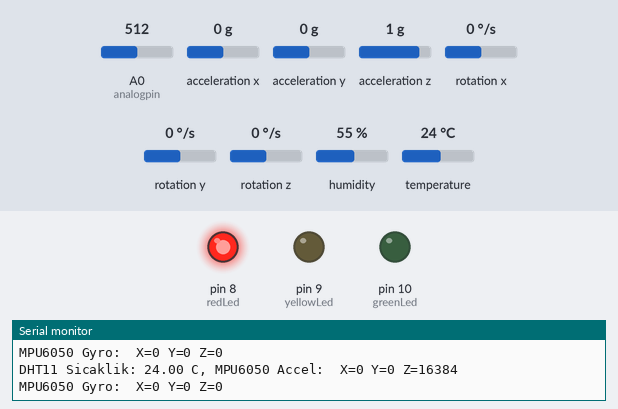
The sketch below on a simulated Arduino Uno, built with avr-gcc and run on an emulated ATmega328P. Shown: output pins drawn as LEDs (lit = HIGH), the last lines printed to the serial monitor. Inputs (shaded band) come from the test bench; at power-on: temperature 24 °C, A0 (analogpin) = 512, acceleration x 0 g, acceleration y 0 g, acceleration z 1 g, rotation x 0 °/s, rotation y 0 °/s, rotation z 0 °/s, humidity 55 %.

Above: at 1.2 s.
1.3 s: temperature set to 26 °C
At 3.2 s:
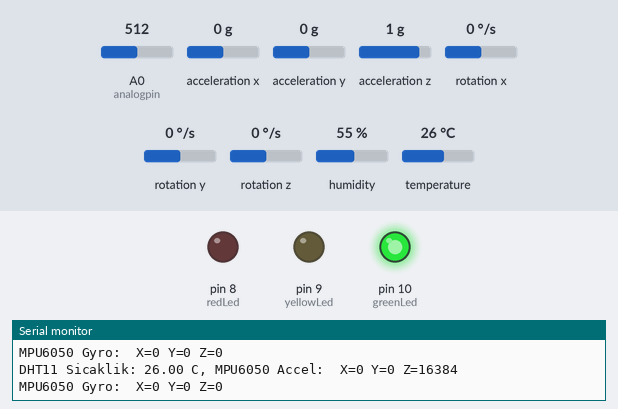
3.8 s: temperature set to 29 °C
5.7 s: temperature set to 32 °C
At 7.6 s:
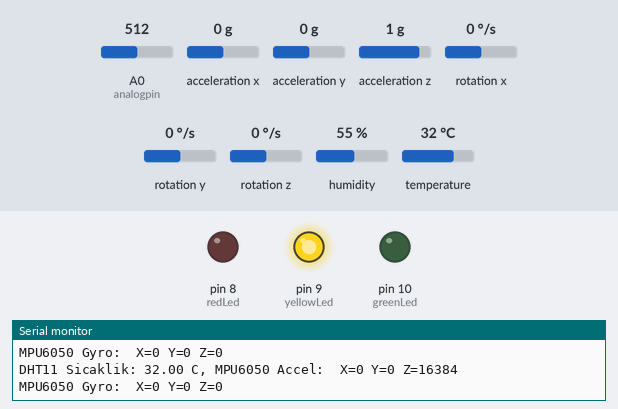
8.3 s: temperature set to 12 °C
At 9.8 s:
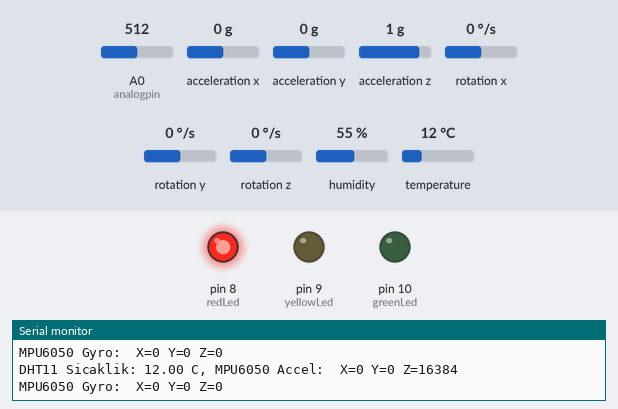
10.5 s: temperature set to 28 °C
At 11.9 s:
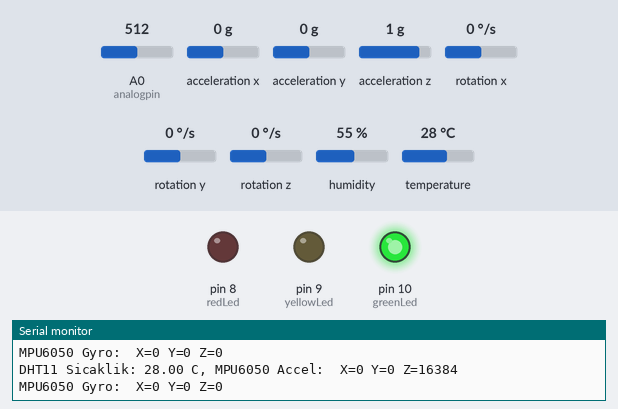
Timing chart, 0 to 13.5 s (numbered marks = the images above; inputs shaded):
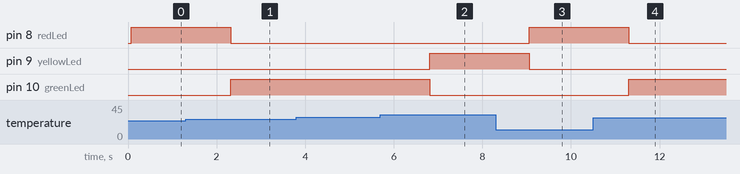

The sketch:

sketch_mar1a.ino
```cpp
#include <Wire.h>
#include <DHT.h>
#include <MPU6050.h>

#define redLed 8
#define greenLed 10
#define yellowLed 9
#define DHTPIN 3  // DHT11'in bağlı olduğu pin
#define DHTTYPE DHT11

DHT dht(DHTPIN, DHTTYPE);
MPU6050 mpu;
int tempdeger = 0;
int analogpin = A0;
int sure = 50;

void setup() {
  pinMode(redLed, OUTPUT);
  pinMode(greenLed, OUTPUT);
  pinMode(yellowLed, OUTPUT);
  Serial.begin(115200);
  dht.begin();
  Wire.begin();
  mpu.initialize();

  if (!mpu.testConnection()) {
    Serial.println("MPU6050 bağlantı başarısız!");
  }
}

void loop() {
  tempdeger = analogRead(analogpin);
  delay(sure);

  float tempC = dht.readTemperature();
  Serial.print("DHT11 Sicaklik: ");
  Serial.print(tempC);
  Serial.print(" C, ");

  if (tempC < 25) {
    digitalWrite(redLed, HIGH);
    digitalWrite(greenLed, LOW);
    digitalWrite(yellowLed, LOW);
  } else if (tempC >= 25 && tempC <= 30) {
    digitalWrite(redLed, LOW);
    digitalWrite(greenLed, HIGH);
    digitalWrite(yellowLed, LOW);
  } else {
    digitalWrite(redLed, LOW);
    digitalWrite(greenLed, LOW);
    digitalWrite(yellowLed, HIGH);
  }


 int16_t ax, ay, az, gx, gy, gz;
    mpu.getMotion6(&ax, &ay, &az, &gx, &gy, &gz);
    Serial.print("MPU6050 Accel: ");
    Serial.print(" X="); Serial.print(ax);
    Serial.print(" Y="); Serial.print(ay);
    Serial.print(" Z="); Serial.println(az);
    Serial.print("MPU6050 Gyro: ");
    Serial.print(" X="); Serial.print(gx);
    Serial.print(" Y="); Serial.print(gy);
    Serial.print(" Z="); Serial.println(gz);

  delay(500);
}
```

Measured:
- the behaviour switches between 24 and 25 °C on temperature (found by bisection; images 0 and 1)
- the behaviour switches between 30 and 31 °C on temperature (found by bisection; images 1 and 2)
- after the input at 1.3 s, pin 8 (redLed): HIGH → LOW after 1.0 s; pin 10 (greenLed): LOW → HIGH after 1.0 s
- after the input at 5.7 s, pin 9 (yellowLed): LOW → HIGH after 1.1 s; pin 10 (greenLed): HIGH → LOW after 1.1 s
- after the input at 8.3 s, pin 8 (redLed): LOW → HIGH after 0.76 s; pin 9 (yellowLed): HIGH → LOW after 0.76 s
- after the input at 10.5 s, pin 8 (redLed): HIGH → LOW after 0.81 s; pin 10 (greenLed): LOW → HIGH after 0.81 s
